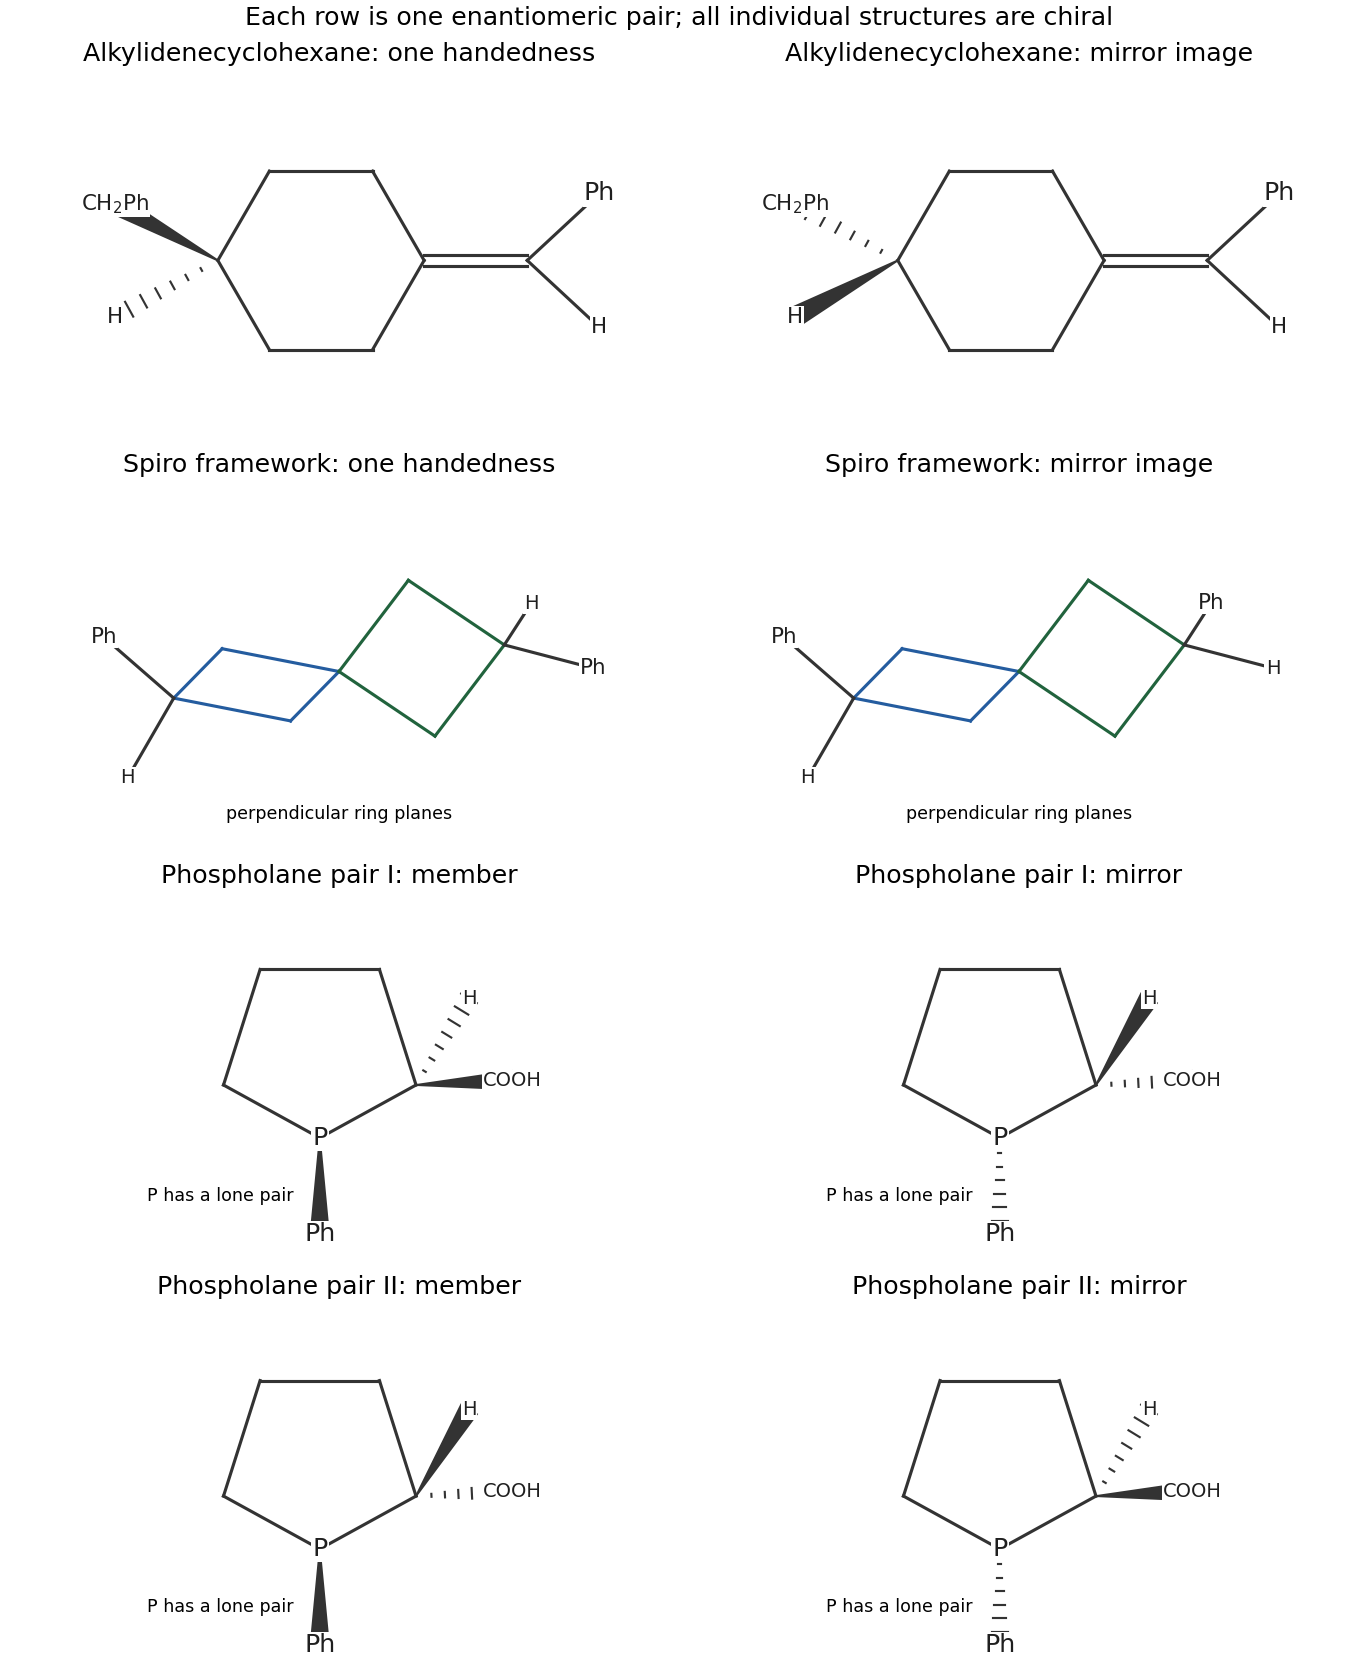

This chart was generated by the following Python code:
"""Original answer diagram, generated with Python 3.14 and root dependencies."""
from pathlib import Path
import sys
import numpy as np
import matplotlib.pyplot as plt
sys.path.insert(0,str(Path(__file__).resolve().parents[2]))
from tools.chemistry_diagram import atom,bond,ring,wedge,curly,flow,finish,save,chair,BLUE,GREEN,ORANGE

fig,axs=plt.subplots(4,2,figsize=(9.7,12),layout='constrained')
for j,ax in enumerate(axs[0]):
 th=np.arange(6)*np.pi/3;p=np.column_stack([np.cos(th),np.sin(th)]);ring(ax,p)
 ex=[2,0];bond(ax,p[0],ex,2);bond(ax,ex,[2.7,.65]);atom(ax,[2.7,.65],'Ph');bond(ax,ex,[2.7,-.65]);atom(ax,[2.7,-.65],'H',11)
 wedge(ax,p[3],[-2,.55],j==0);atom(ax,[-2,.55],r'CH$_2$Ph',11)
 wedge(ax,p[3],[-2,-.55],j!=0);atom(ax,[-2,-.55],'H',11)
 finish(ax,(-2.8,3.15),(-1.75,1.75),'Alkylidenecyclohexane: '+('one handedness' if j==0 else 'mirror image'))
# Perspective model with perpendicular spiro ring planes.
project=lambda x:np.array([.87*x[0]+.36*x[1]-.14*x[2],.14*x[0]-.38*x[1]+.82*x[2]])
for j,ax in enumerate(axs[1]):
 o=np.zeros(3);a=np.array([-2,0,0]);b=np.array([2,0,0])
 ra=[o,[-1,1,0],a,[-1,-1,0]];rb=[o,[1,0,1],b,[1,0,-1]]
 ring(ax,[project(x) for x in ra],color=BLUE);ring(ax,[project(x) for x in rb],color=GREEN)
 # Remote Ph/H pairs distinguish the handedness.
 for center,ph,hh in [(a,[-2.7,0,.9],[-2.7,0,-.9]),(b,[2.7,.9*(-1 if j else 1),0],[2.7,-.9*(-1 if j else 1),0])]:
  bond(ax,project(center),project(ph));atom(ax,project(ph),'Ph',11)
  bond(ax,project(center),project(hh));atom(ax,project(hh),'H',10)
 ax.text(0,-1.55,'perpendicular ring planes',ha='center',fontsize=9)
 finish(ax,(-3.15,3.15),(-1.9,1.9),'Spiro framework: '+('one handedness' if j==0 else 'mirror image'))
for row,(pf,cf) in enumerate([(True,True),(True,False)],start=2):
 for j,ax in enumerate(axs[row]):
  p=np.array([[0,-.8],[1,-.25],[.62,.95],[-.62,.95],[-1,-.25]])
  ring(ax,p);atom(ax,p[0],'P')
  pfront=pf if j==0 else not pf;cfront=cf if j==0 else not cf
  wedge(ax,p[0],[0,-1.8],pfront);atom(ax,[0,-1.8],'Ph')
  wedge(ax,p[1],[2,-.2],cfront);atom(ax,[2,-.2],'COOH',10)
  wedge(ax,p[1],[1.55,.65],not cfront);atom(ax,[1.55,.65],'H',10)
  ax.text(-1.8,-1.45,'P has a lone pair',fontsize=9)
  finish(ax,(-2.35,2.75),(-2.1,1.65),'Phospholane pair '+('I' if row==2 else 'II')+(': member' if j==0 else ': mirror'))
fig.suptitle('Each row is one enantiomeric pair; all individual structures are chiral',fontsize=13)
save(fig,Path(__file__).with_suffix('.png').name)
